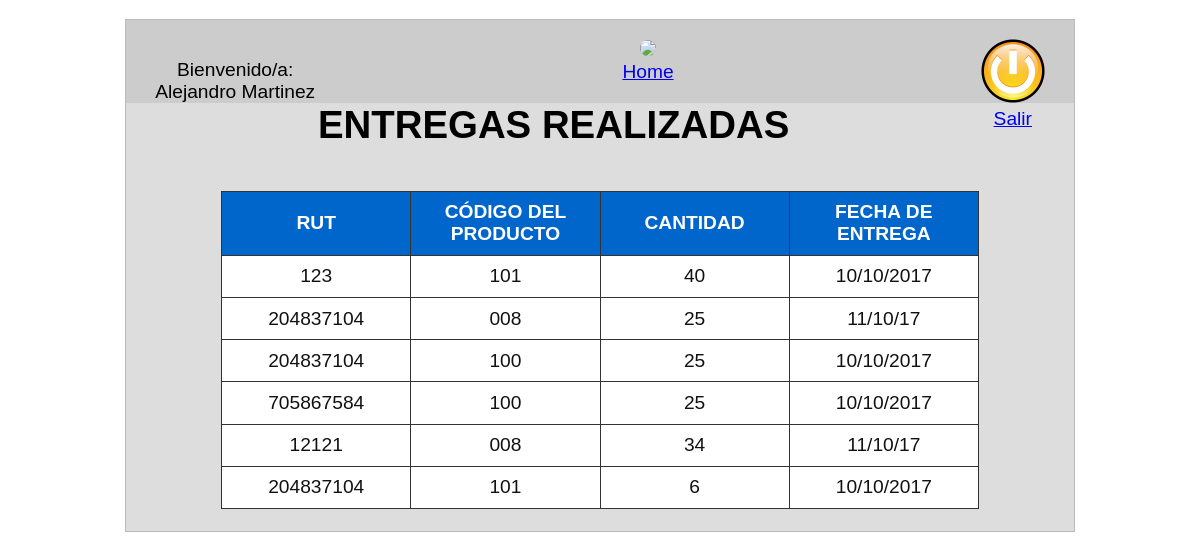
Screenshot of /entregas.php (signed in) with the database file from the repository.
### tables this page shows
CREATE TABLE `entregas` (
  `rut` varchar(20) NOT NULL,
  `cod_producto` varchar(50) NOT NULL,
  `cantidad` varchar(50) NOT NULL,
  `fecha_entrega` varchar(30) NOT NULL
);

### conexion.php (called while the page is built, shortened)
<?php
class PDOConnect
{
	private function checkConn($dbhost="localhost", $dbname="gestion_bodega", $dbuser="root", $dbpass="")
	{
		try{
			$this->dbPDO = new PDO('mysql:host='.$dbhost.';dbname='.$dbname, $dbuser, $dbpass);
		}catch(PDOException $e){
			print "Error!: ".$e->getMessage()."<br>";
			die();
		}
	}
}
?>

### entregas.php (the view, shortened to what this page needs)
<!DOCTYPE html>
<html>
<head>
	<link type="text/css" href="estilo.css" rel="stylesheet">
</head>
<body>
	<div class="contenedor">
		<div class= "encabezado">
			<div class="izq">
				<p>Bienvenido/a:<br><?php echo $_SESSION['fullname']; ?></p>
			</div>
			<div class="centro">
				<a href=principalBodega.php><img src='imagenes/home.png'><br>Home</a>
			</div>
			<div class="derecha">
				<a href="salir.php?sal=si"><img src="imagenes/cerrar.png"><br>Salir</a>
			</div>
		</div>
		<h1 align='center'>ENTREGAS REALIZADAS</h1>
		<br><br>
		<?php
		$dbPDOClass = new PDOConnect();
		$stmt = $dbPDOClass->dbPDO->prepare("SELECT * FROM entregas");
		$stmt->execute();
		$dbresult = $stmt->fetchAll();
		echo "<table  width='80%' align='center'><tr>";
		echo "<th width='20%'>RUT</th>";
		echo "<th width='20%'>CÓDIGO DEL PRODUCTO</th>";
		echo "<th width='20%'>CANTIDAD</th>";
		echo "<th width='20%'>FECHA DE ENTREGA</th>";
		echo  "</tr>";
		foreach($dbresult as $result){
			echo "<tr>";
			echo '<td width=20%>'.$result['rut'].'</td>';
			echo '<td width=20%>'.$result['cod_producto'].'</td>';
			echo '<td width=20%>'. $result['cantidad'].'</td>';
			echo '<td width=20%>'.$result['fecha_entrega'].'</td>';
			echo "</tr>";
		}
		echo "</table></br>";
		?>
	</body>
	</html>

### estilo.css (style rules this page uses)
body { font-family: Verdana, Sans-serif; font-size: 1.2em; }
.contenedor { background-color: #DDDDDD; border: 1px solid #BBBBBB; margin: 1em auto; width: 80%; }
h1 { margin: 0; padding: 0; }
p { margin: 1em 0 0; }
.encabezado { background-color: #CCCCCC; margin: 0; padding: 1em 1.5em; text-align: center; }
.encabezado .derecha { float: right; }
.encabezado .centro { display: inline-block; }
.encabezado .izq { float: left; }
table { text-align: center; }
table th { background-color: #0066CC; color: #FFFFFF; padding: 0.5em 1em; width: 19%; }
table td { background-color: #FFFFFF; color: #111111; padding: 0.5em 1em; }
table, tr, th, td { border: 1px solid #333333; border-collapse: collapse; }
img { border:1px; border-radius:15px; }

### rows the page displays
entregas: rut "123", cod_producto "101", cantidad "40", fecha_entrega "10/10/2017"
entregas: rut "204837104", cod_producto "008", cantidad "25", fecha_entrega "11/10/17"
entregas: rut "204837104", cod_producto "100", cantidad "25", fecha_entrega "10/10/2017"
entregas: rut "705867584", cod_producto "100", cantidad "25", fecha_entrega "10/10/2017"
entregas: rut "12121", cod_producto "008", cantidad "34", fecha_entrega "11/10/17"
entregas: rut "204837104", cod_producto "101", cantidad "6", fecha_entrega "10/10/2017"

### other values shown
$_SESSION['fullname'] "Alejandro Martinez"
